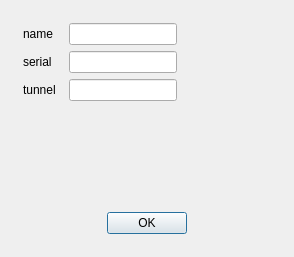
<?xml version="1.0" encoding="UTF-8"?>
<ui version="4.0">
 <class>AddDeviceWindow</class>
 <widget class="QDialog" name="AddDeviceWindow">
  <property name="geometry">
   <rect>
    <x>0</x>
    <y>0</y>
    <width>294</width>
    <height>257</height>
   </rect>
  </property>
  <property name="windowTitle">
   <string>Dialog</string>
  </property>
  <layout class="QHBoxLayout" name="horizontalLayout">
   <item>
    <layout class="QVBoxLayout" name="verticalLayout" stretch="0,0,0,0,0">
     <property name="spacing">
      <number>-1</number>
     </property>
     <property name="sizeConstraint">
      <enum>QLayout::SizeConstraint::SetFixedSize</enum>
     </property>
     <property name="leftMargin">
      <number>12</number>
     </property>
     <property name="topMargin">
      <number>12</number>
     </property>
     <property name="rightMargin">
      <number>12</number>
     </property>
     <property name="bottomMargin">
      <number>12</number>
     </property>
     <item>
      <layout class="QHBoxLayout" name="horizontalLayout_2">
       <item>
        <widget class="QLabel" name="name">
         <property name="minimumSize">
          <size>
           <width>40</width>
           <height>0</height>
          </size>
         </property>
         <property name="text">
          <string>name</string>
         </property>
        </widget>
       </item>
       <item>
        <widget class="QLineEdit" name="nameEdit"/>
       </item>
       <item>
        <spacer name="horizontalSpacer_3">
         <property name="orientation">
          <enum>Qt::Orientation::Horizontal</enum>
         </property>
         <property name="sizeHint" stdset="0">
          <size>
           <width>40</width>
           <height>20</height>
          </size>
         </property>
        </spacer>
       </item>
      </layout>
     </item>
     <item>
      <layout class="QHBoxLayout" name="horizontalLayout_3">
       <item>
        <widget class="QLabel" name="serial">
         <property name="minimumSize">
          <size>
           <width>40</width>
           <height>0</height>
          </size>
         </property>
         <property name="text">
          <string>serial</string>
         </property>
        </widget>
       </item>
       <item>
        <widget class="QLineEdit" name="serialEdit"/>
       </item>
       <item>
        <spacer name="horizontalSpacer_4">
         <property name="orientation">
          <enum>Qt::Orientation::Horizontal</enum>
         </property>
         <property name="sizeHint" stdset="0">
          <size>
           <width>40</width>
           <height>20</height>
          </size>
         </property>
        </spacer>
       </item>
      </layout>
     </item>
     <item>
      <layout class="QHBoxLayout" name="horizontalLayout_4">
       <item>
        <widget class="QLabel" name="tunnel">
         <property name="minimumSize">
          <size>
           <width>40</width>
           <height>0</height>
          </size>
         </property>
         <property name="text">
          <string>tunnel</string>
         </property>
        </widget>
       </item>
       <item>
        <widget class="QLineEdit" name="tunnelEdit"/>
       </item>
       <item>
        <spacer name="horizontalSpacer_5">
         <property name="orientation">
          <enum>Qt::Orientation::Horizontal</enum>
         </property>
         <property name="sizeHint" stdset="0">
          <size>
           <width>40</width>
           <height>20</height>
          </size>
         </property>
        </spacer>
       </item>
      </layout>
     </item>
     <item>
      <spacer name="verticalSpacer">
       <property name="orientation">
        <enum>Qt::Orientation::Vertical</enum>
       </property>
       <property name="sizeHint" stdset="0">
        <size>
         <width>20</width>
         <height>40</height>
        </size>
       </property>
      </spacer>
     </item>
     <item>
      <layout class="QHBoxLayout" name="horizontalLayout_5">
       <item>
        <spacer name="horizontalSpacer">
         <property name="orientation">
          <enum>Qt::Orientation::Horizontal</enum>
         </property>
         <property name="sizeHint" stdset="0">
          <size>
           <width>40</width>
           <height>20</height>
          </size>
         </property>
        </spacer>
       </item>
       <item>
        <widget class="QPushButton" name="okButton">
         <property name="text">
          <string>OK</string>
         </property>
        </widget>
       </item>
       <item>
        <spacer name="horizontalSpacer_2">
         <property name="orientation">
          <enum>Qt::Orientation::Horizontal</enum>
         </property>
         <property name="sizeHint" stdset="0">
          <size>
           <width>40</width>
           <height>20</height>
          </size>
         </property>
        </spacer>
       </item>
      </layout>
     </item>
    </layout>
   </item>
  </layout>
 </widget>
 <resources/>
 <connections/>
</ui>
